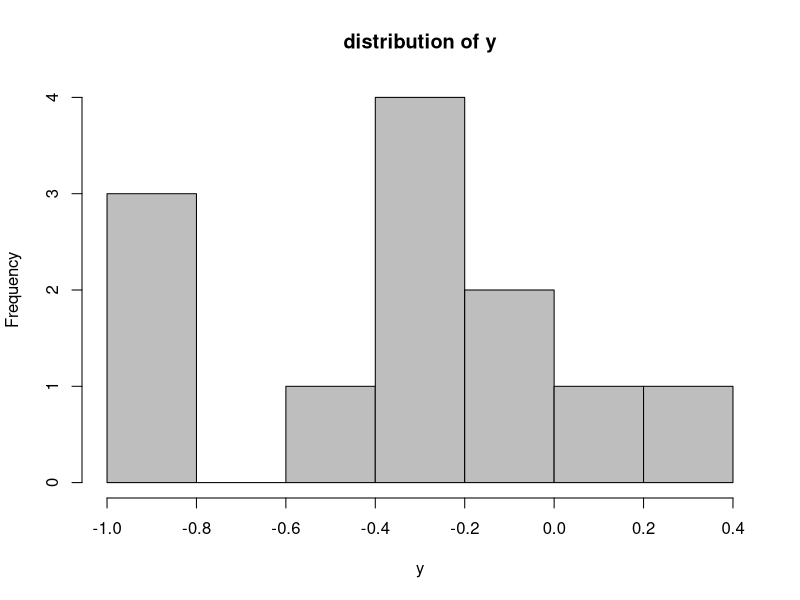

The R script that drew this image:
#!/usr/bin/Rscript


## read in the data
data <- read.csv("linreg-data.csv",header=TRUE,sep=',')
attach(data)
print(names(data))
print(lm(y~1))
print(mean(y))

## plot it
pdf("linreg-data.pdf",height=6,width=6)
hist(y,col='grey',main="distribution of y")
dev.off()

sink("model.txt")
cat("model{
    # priors
   }
",fill=TRUE)
sink()
